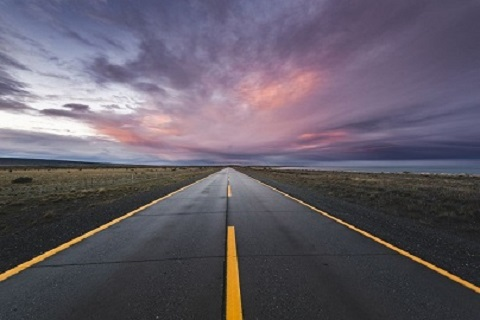
#> input picture CV2/images/road.jpg, 480 x 320 px
$ python crop_resize_img.py
#> lines starting #> are read from the running program, lines starting #| are printed output that depends on the picture
import cv2

path = "images/road.jpg"

img = cv2.imread(path)
#> img is the input picture: shape (320, 480, 3); mean B, G, R 104, 92.1, 99
print("shape", img.shape)
#| shape (320, 480, 3)

width, height = 400,400
imgResize = cv2.resize(img, (width, height))
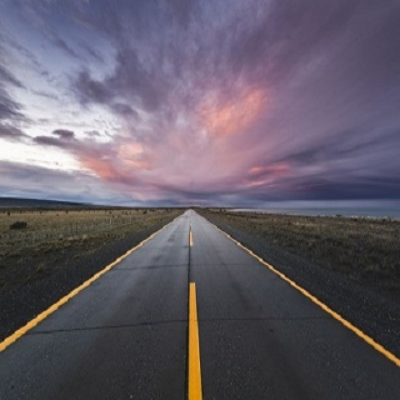
#> imgResize: shape (400, 400, 3); mean B, G, R 103.9, 92, 98.9
print("imgResize Shape", imgResize.shape)
#| imgResize Shape (400, 400, 3)

imgCropped = img[200:720,310:380]
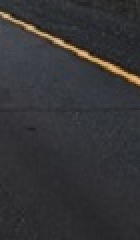
#> imgCropped: shape (120, 70, 3) (shown 2 times larger); mean B, G, R 55.2, 52.8, 53.3


imgCropResize = cv2.resize(imgCropped, (img.shape[1], img.shape[0]))
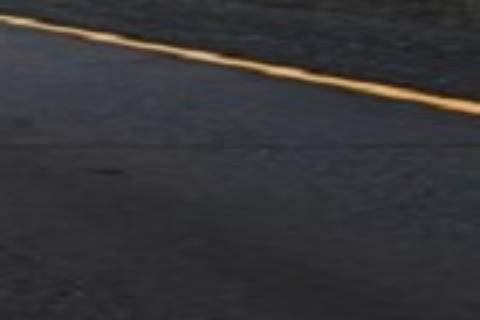
#> imgCropResize: shape (320, 480, 3); mean B, G, R 55, 52.7, 53.2
cv2.imshow("Image",img)
cv2.imshow("Image Resize",imgResize)
cv2.imshow("Image Cropped",imgCropped)
cv2.imshow("Image Cropped Resize",imgCropResize)

cv2.waitKey(0)

$ run again, with CV2/images/baby_lion.jpg copied over CV2/images/road.jpg
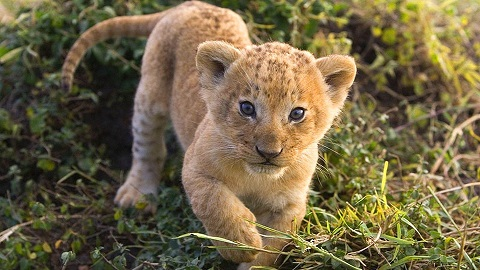
#> input picture CV2/images/baby_lion.jpg, 480 x 270 px
#> img is the input picture: shape (270, 480, 3); mean B, G, R 70.8, 102.2, 115.1
#| shape (270, 480, 3)
#| imgResize Shape (400, 400, 3)
#> `imgCropped = img[200:720,310:380]`:
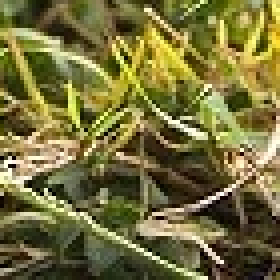
#> imgCropped: shape (70, 70, 3) (shown 4 times larger); mean B, G, R 59.9, 111.9, 118
#> `imgCropResize = cv2.resize(imgCropped, (img.shape[1], img.shape[0]))`:
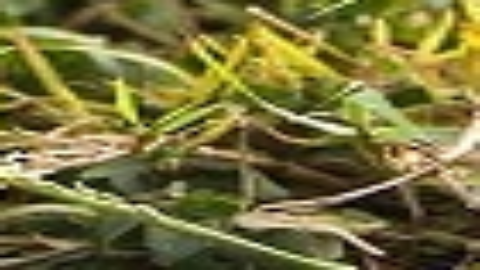
#> imgCropResize: shape (270, 480, 3); mean B, G, R 59.8, 111.7, 117.9
